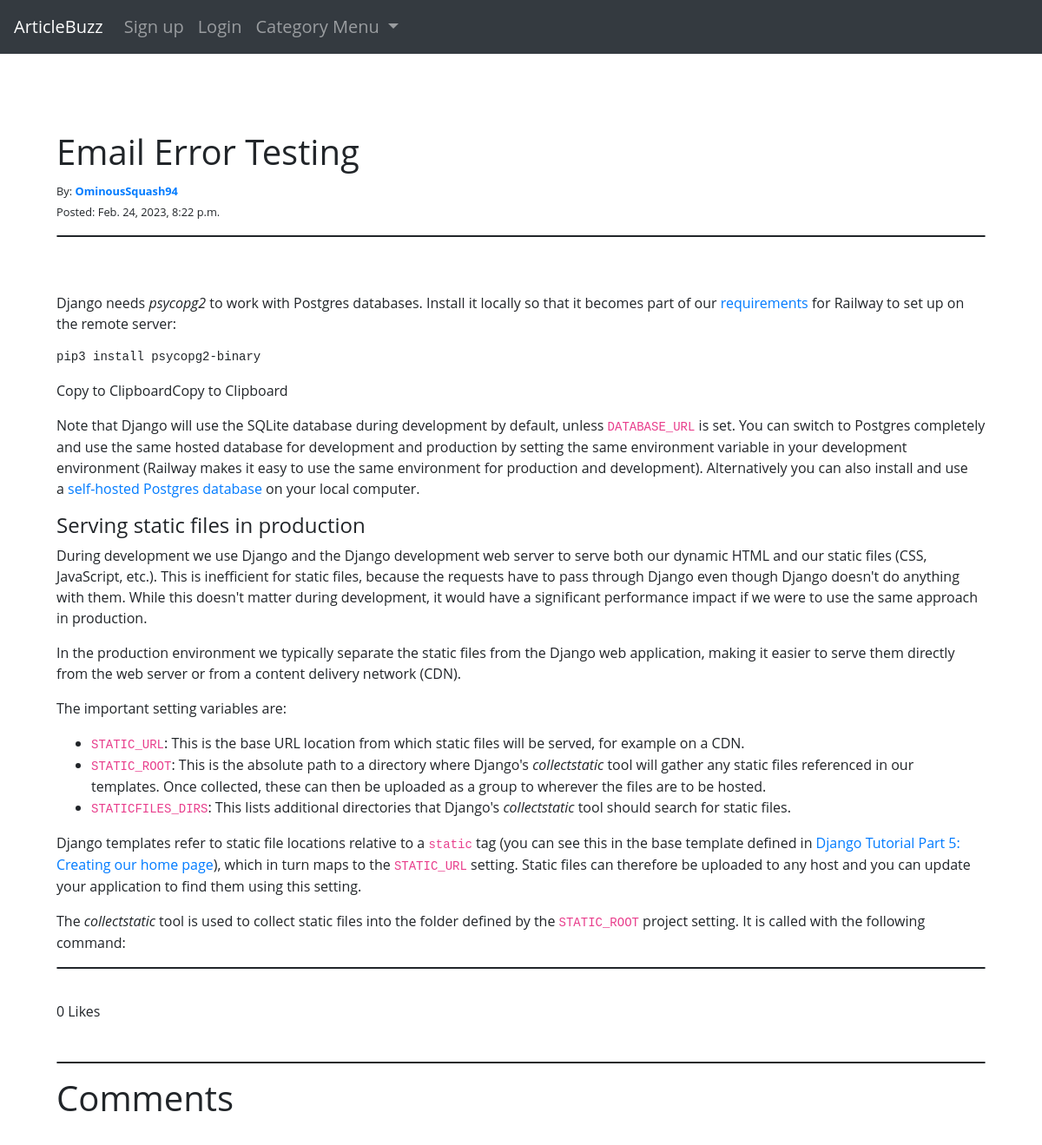
Page /article/41 on the committed database.
### theblog/models.py (models this page shows, shortened)
class Post(models.Model):
	title = models.CharField(max_length = 255) # Title Field
	author = models.ForeignKey(User, on_delete = models.CASCADE) # Deletes blog posts for a user if they delete account
	header_image = models.ImageField(null = True, blank = True, upload_to = 'uploads/images', default = None)
	body = RichTextField(blank= True, null = True)
	date_published = models.DateTimeField(auto_now_add = True) # Automatically adds the date
	likes = models.ManyToManyField(User, related_name ='blog_post') # Updating count of the upvotes
	tags = models.CharField(max_length = 255, default = 'Coding') # List of tags from the Tag table
	snippet  = models.CharField(max_length = 300, default = 'Article Snippet') # Article Snippet field to display on screen
	number_likes = models.IntegerField(default = 0)
	def total_like_count(self):
		return self.likes.count()

### theblog/views.py (the view)
# urls.py: path("article/<int:pk>", ArticleDetailView.as_view(), name = 'article-detail'),
class ArticleDetailView(DetailView):
	model = Post
	template_name = 'article_details.html'
	def get_context_data(self, *args, **kwargs):
		context = super(ArticleDetailView, self).get_context_data(*args, **kwargs)
		article_information = get_object_or_404(Post, id = self.kwargs['pk'])
		total_likes = article_information.total_like_count()
		tag_menu = Category.objects.all()
		context['article'] = article_information
		context['total_likes'] = total_likes
		context['tag_menu'] = tag_menu
		return context

### theblog/models.py (called while the page is built)
	def __str__(self):
		return self.name

### theblog/templates/article_details.html (shortened to what this page needs)
{% extends 'base.html' %}
{%block content%}
<h1>{{post.title}}</h1>
<small>By: <b><a href="{% url 'profile' post.author.pk %}">{{ post.author }}</a></b></small>
<br>
<small>Posted: {{post.date_published}}</small>
<hr>
<br>
<br>
{{post.body|safe}}
<hr>
<br>
<h6>{{ post.number_likes }} Likes</h6>
<br>
<hr>
<h1>Comments</h1>
{%endblock%}

### theblog/static/theblog/style.css (style rules this page uses)
body { background-color: white; margin: 0px; padding: 0; }
hr { border-radius: 3px; border:1px solid; }

### rows in the picture
Post: title "Email Error Testing", author "OminousSquash94", date_published "Feb. 24, 2023, 8:22 p.m.", body "Django needs psycopg2 to work with Postgres databases. Install it locally so that it becomes part of our requirements for Railway to set up on the remote server: pip3 install psycopg2-binary Copy to ClipboardCopy to Clipboard Note that Django will use the SQLite database during development by default, unless DATABASE_URL is set. You can switch to Postgres completely and use the same hosted database for development and production by setting the same environment variable in your development environment (Railway makes it easy to use the same environment for production and development). Alternatively you can also install and use a self-hosted Postgres database on your local computer. Serving…", number_likes "0"
